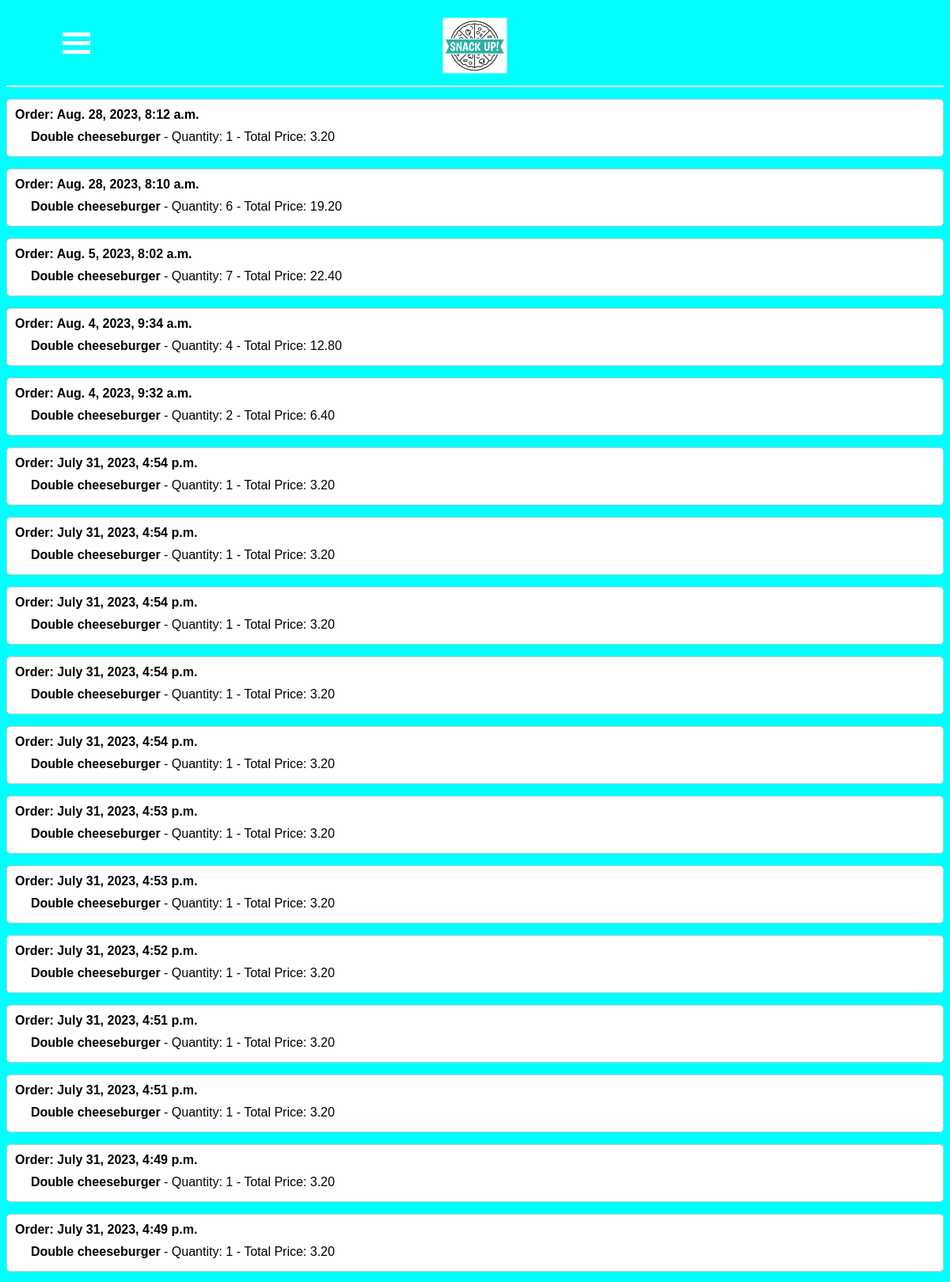
The app's page /orders (signed in, upper part) with its own data.
### app/models.py (models this page shows, shortened)
class Order(models.Model):
    student = models.ForeignKey(Student, on_delete= models.SET_NULL, null= True)
    company = models.ForeignKey(Company, on_delete= models.SET_NULL, null= True)
    total_price = models.PositiveIntegerField()
    instant_purchase = models.DateTimeField()

class Food_Order(models.Model):
    food = models.ForeignKey(Food, on_delete= models.SET_NULL, null=True)
    order = models.ForeignKey(Order, on_delete= models.CASCADE)
    quantity = models.PositiveIntegerField()

class Food(models.Model):
    name = models.CharField(max_length=64)
    price = models.FloatField()
    category = models.ForeignKey(Category, on_delete= models.CASCADE)

### app/views.py (the view)
# urls.py: path("orders", views.orders, name="orders"),
def orders(request):
    student = Student.objects.filter(email= request.user.email).first()
    if student == None:
        return HttpResponseRedirect(reverse("logout"))
    orders_s = Order.objects.filter(student=student).order_by('-instant_purchase')
    food_order = {}
    for order_m in orders_s:
        food_order[order_m] = []
        for food_ord in Food_Order.objects.filter(order=order_m):
            food_order[order_m].append(food_ord)
    return render(request, "app/student/orders.html", {
        "orders" : food_order.items()
    })

### app/templates/app/student/orders.html (shortened to what this page needs)
{% extends "app/student/user_layout.html" %}
{% load static %}
{% block links %}
    <link rel="stylesheet" href="{% static 'app/student/orders.css' %}">
{% endblock %}
{% block pagecontent %}
    {% for order in orders %}
        <div class="order">
            <div class="order-time">
                Order: {{order.0.instant_purchase}}
            </div>
            <ul class="food-list">
                {% for food_order in order.1 %}
                    <li>
                        <strong>{{ food_order.food.name }}</strong> -
                        Quantity: {{ food_order.quantity }} -
                        Total Price: <span id="total-price-{{ food_order.id }}">Calculating...</span>
                    </li>
                {% endfor %}
            </ul>
        </div>
    {% endfor %}
{% endblock %}

### app/static/app/layout.css (style rules this page uses)
#main { background-color: aqua; }
body { font-family: Arial, sans-serif; }

### app/static/app/student/orders.css (style rules this page uses)
.order { border: 1px solid #ccc; padding: 10px; margin-top: 15px; border-radius: 5px; background-color: white; }
.order-time { font-weight: bold; margin-bottom: 10px; }
.food-list { list-style: none; padding: 0; margin: 0; padding-left: 20px; }
.food-list li { margin-bottom: 5px; }

### records on screen
Order: instant_purchase "Aug. 28, 2023, 8:12 a.m."
Food_Order: food.name "Double cheeseburger", quantity "1"
Order: instant_purchase "Aug. 28, 2023, 8:10 a.m."
Food_Order: food.name "Double cheeseburger", quantity "6"
Order: instant_purchase "Aug. 5, 2023, 8:02 a.m."
Food_Order: food.name "Double cheeseburger", quantity "7"
Order: instant_purchase "Aug. 4, 2023, 9:34 a.m."
Food_Order: food.name "Double cheeseburger", quantity "4"
Order: instant_purchase "Aug. 4, 2023, 9:32 a.m."
Food_Order: food.name "Double cheeseburger", quantity "2"
Order: instant_purchase "July 31, 2023, 4:54 p.m."
Food_Order: food.name "Double cheeseburger", quantity "1"
Order: instant_purchase "July 31, 2023, 4:54 p.m."
Food_Order: food.name "Double cheeseburger", quantity "1"
Order: instant_purchase "July 31, 2023, 4:54 p.m."
Food_Order: food.name "Double cheeseburger", quantity "1"
Order: instant_purchase "July 31, 2023, 4:54 p.m."
Food_Order: food.name "Double cheeseburger", quantity "1"
Order: instant_purchase "July 31, 2023, 4:54 p.m."
Food_Order: food.name "Double cheeseburger", quantity "1"
Order: instant_purchase "July 31, 2023, 4:53 p.m."
Food_Order: food.name "Double cheeseburger", quantity "1"
Order: instant_purchase "July 31, 2023, 4:53 p.m."
Food_Order: food.name "Double cheeseburger", quantity "1"
Order: instant_purchase "July 31, 2023, 4:52 p.m."
Food_Order: food.name "Double cheeseburger", quantity "1"
Order: instant_purchase "July 31, 2023, 4:51 p.m."
Food_Order: food.name "Double cheeseburger", quantity "1"
Order: instant_purchase "July 31, 2023, 4:51 p.m."
Food_Order: food.name "Double cheeseburger", quantity "1"
Order: instant_purchase "July 31, 2023, 4:49 p.m."
Food_Order: food.name "Double cheeseburger", quantity "1"
Order: instant_purchase "July 31, 2023, 4:49 p.m."
Food_Order: food.name "Double cheeseburger", quantity "1"
